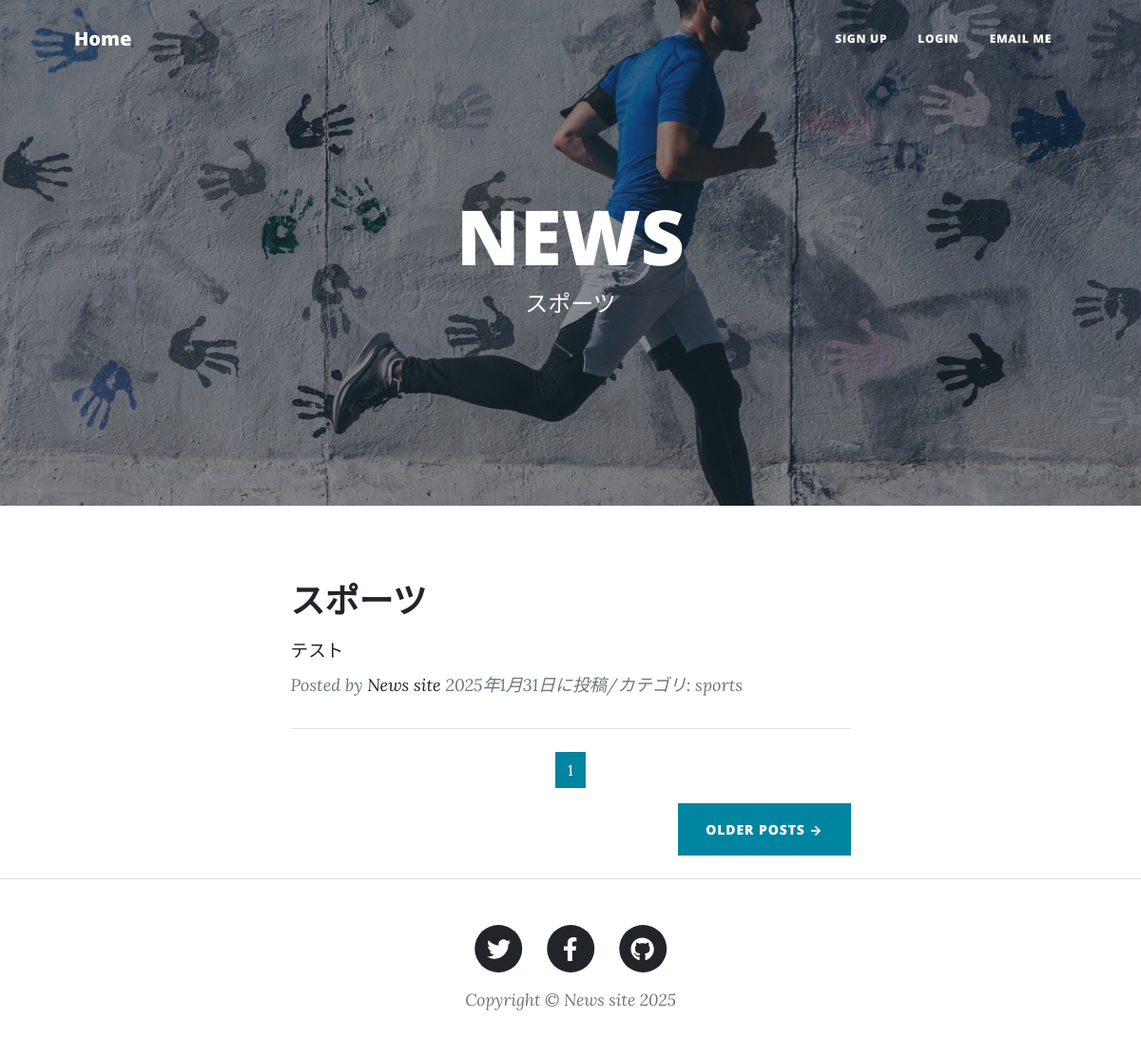
The app's page /sports-list/ with its own data.
### taskapp/models.py (models this page shows, shortened)
class TaskPost(models.Model):
    CATEGORY = (('science','科学'),
                ('IT','IT'),
                ('sports','スポーツ'),
                ('entertainment','エンタメ'),
                ('economy','経済'),
                ('international','国際'),
                ('domestic','国内'),
            )
    title = models.CharField(
        verbose_name='タイトル',
        max_length=200
    )
    content = models.TextField(
        verbose_name='本文'
    )
    posted_at = models.DateField(
        verbose_name='投稿日時',
        auto_now_add=True
    )
    category = models.CharField(
        verbose_name='カテゴリ',
        max_length=50,
        choices=CATEGORY
    )

### taskapp/views.py (the view)
class SportsView(ListView):
    template_name ='sports_list.html'
    model = TaskPost
    context_object_name = 'sports_records'
    queryset= TaskPost.objects.filter(
    category='sports').order_by('posted_at')
    paginate_by = 2

### taskapp/templates/sports_list.html (shortened to what this page needs)
{% extends 'base.html' %}
{% load static %}
{% block header %}
        <header class="masthead" style="background-image: url({% static 'assets/img/sports.jpg' %})">
            <div class="container position-relative px-4 px-lg-5">
                <div class="row gx-4 gx-lg-5 justify-content-center">
                    <div class="col-md-10 col-lg-8 col-xl-7">
                        <div class="site-heading">
                            <h1>NEWS
                            </h1>
                            <span class="subheading">スポーツ</span>
                        </div>
                    </div>
                </div>
            </div>
        </header>
        {% endblock %}
        {% block contents %}
        <div class="container px-4 px-lg-5">
            <div class="row gx-4 gx-lg-5 justify-content-center">
                <div class="col-md-10 col-lg-8 col-xl-7">
                    {% for record in sports_records %}
                    <div class="post-preview">
                        <a href="{% url 'taskapp:task_detail' record.pk %}">
                            <h2 class="post-title">{{record.title}}</h2>
                            <h3 class="post-subtitle">
                                <span style="font-size: 14pt">
                                    {{record.content|truncatechars:50}}
                                </span>
                            </h3>
                        </a>
                        <p class="post-meta">
                            Posted by
                            <a href="#!">News site</a>
                            {{record.posted_at}}に投稿/カテゴリ:
                            {{record.category}}
                        </p>
                    </div>
                    <hr class="my-4" />
                    {% endfor %}
                    {% include "pagination.html" %}
                    <div class="d-flex justify-content-end mb-4"><a class="btn btn-primary text-uppercase" href="#!">Older Posts →</a></div>
                </div>
            </div>
        </div>
        {% endblock %}

### records on screen
TaskPost: title "スポーツ", content "テスト", posted_at "2025年1月31日", category "sports"

### other values on screen
{{ num }} "1"
